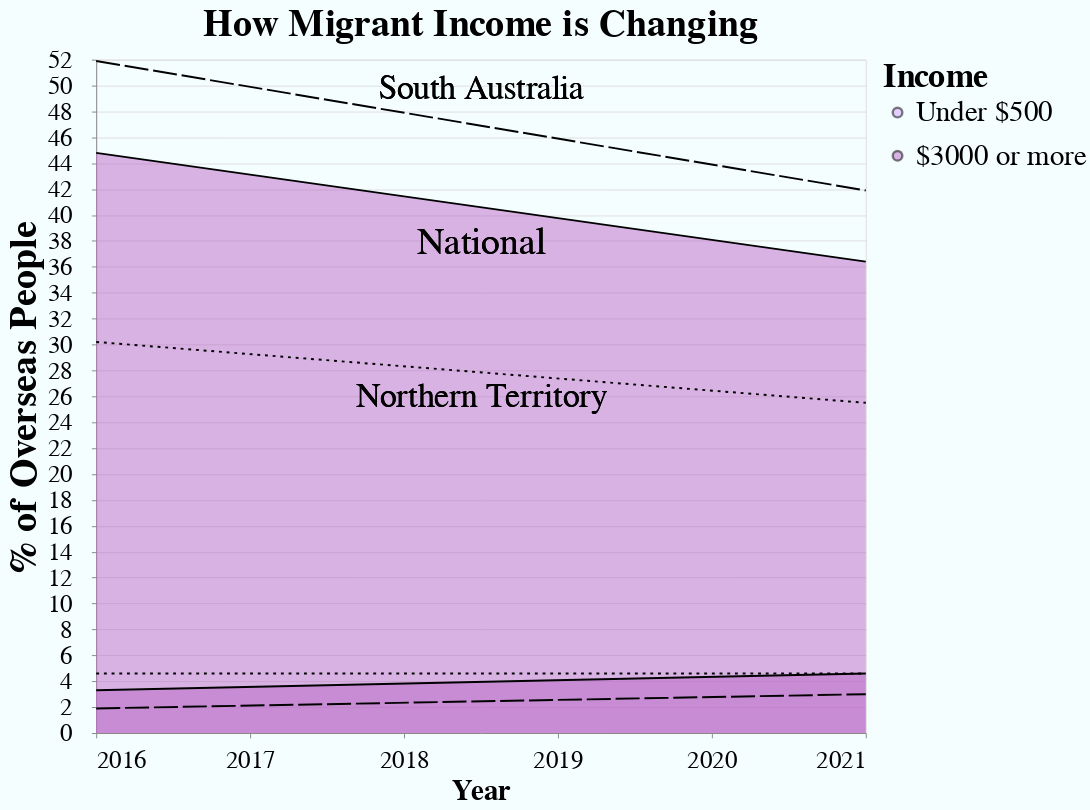

Source (Vega-Lite JSON):
### Vega-Lite specification from a JSON file in a GitHub repository (floating-point values rounded to 4 significant figures)
{"$schema": "https://vega.github.io/schema/vega-lite/v5.json", "title": {"text": "How Migrant Income is Changing", "font": "Dubai", "fontSize": 40}, "background": "#f5feff", "width": 800, "height": 700, "data": {"values": [{"Code": 4, "Label": "South Australia", "Year": 2016, "Under $500 per week": 51.9, "$3000 or more per week (%)": 1.9, "Category": "Under $500"}, {"Code": 4, "Label": "South Australia", "Year": 2021, "Under $500 per week": 41.9, "$3000 or more per week (%)": 3.0, "Category": "Under $500"}, {"Code": 7, "Label": "Northern Territory", "Year": 2016, "Under $500 per week": 30.2, "$3000 or more per week (%)": 4.6, "Category": "Under $500"}, {"Code": 7, "Label": "Northern Territory", "Year": 2021, "Under $500 per week": 25.5, "$3000 or more per week (%)": 4.6, "Category": "Under $500"}, {"Code": 8, "Label": "National", "Year": 2016, "Under $500 per week": 44.8, "$3000 or more per week (%)": 3.3, "Category": "$3000 or more"}, {"Code": 8, "Label": "National", "Year": 2021, "Under $500 per week": 36.4, "$3000 or more per week (%)": 4.6, "Category": "$3000 or more"}]}, "layer": [{"mark": {"type": "area", "opacity": 0.5}, "transform": [{"filter": "datum.Label == 'National'"}], "encoding": {"x": {"field": "Year", "type": "quantitative", "axis": {"title": "Year", "labelFont": "Dubai", "labelFontSize": 26, "titleFont": "Dubai", "titleFontSize": 30, "ticks": true, "tickCount": 4, "labelPadding": 10, "grid": false, "format": "d"}}, "y": {"field": "Under $500 per week", "type": "quantitative", "scale": {"domain": [0, 52]}, "axis": {"title": "% of Overseas People", "labelFont": "Dubai", "labelFontSize": 26, "titleFont": "Dubai", "titleFontSize": 40, "labelPadding": 20}}, "color": {"field": "Category", "scale": {"domain": ["Under $500", "$3000 or more"], "range": ["#CF9FFF", "#BA68C8"]}, "legend": {"title": "Income", "labelFontSize": 30, "titleFontSize": 35, "rowPadding": 15, "titleLimit": 1000, "labelLimit": 1000, "symbolStrokeColor": "black", "symbolStrokeWidth": 2.5}}}}, {"mark": {"type": "line", "stroke": "black", "strokeDash": [3, 5]}, "transform": [{"filter": "datum.Label == 'Northern Territory'"}], "encoding": {"x": {"field": "Year", "type": "quantitative"}, "y": {"field": "Under $500 per week", "type": "quantitative", "scale": {"domain": [0, 52]}}}}, {"mark": {"type": "area", "opacity": 0.5}, "transform": [{"filter": "datum.Label == 'National'"}], "encoding": {"x": {"field": "Year", "type": "quantitative"}, "y": {"field": "$3000 or more per week (%)", "type": "quantitative", "scale": {"domain": [0, 52]}}, "color": {"value": "#BA68C8"}}}, {"mark": {"type": "line", "stroke": "black", "strokeDash": [0, 0]}, "transform": [{"filter": "datum.Label == 'National'"}], "encoding": {"x": {"field": "Year", "type": "quantitative"}, "y": {"field": "Under $500 per week", "type": "quantitative", "scale": {"domain": [0, 52]}}}}, {"mark": {"type": "line", "stroke": "black", "strokeDash": [0, 0]}, "transform": [{"filter": "datum.Label == 'National'"}], "encoding": {"x": {"field": "Year", "type": "quantitative"}, "y": {"field": "$3000 or more per week (%)", "type": "quantitative", "scale": {"domain": [0, 52]}}}}, {"mark": {"type": "line", "stroke": "black", "strokeDash": [25, 5]}, "transform": [{"filter": "datum.Label == 'South Australia'"}], "encoding": {"x": {"field": "Year", "type": "quantitative"}, "y": {"field": "Under $500 per week", "type": "quantitative", "scale": {"domain": [0, 52]}}}}, {"mark": {"type": "line", "stroke": "black", "strokeDash": [25, 5]}, "transform": [{"filter": "datum.Label == 'South Australia'"}], "encoding": {"x": {"field": "Year", "type": "quantitative"}, "y": {"field": "$3000 or more per week (%)", "type": "quantitative", "scale": {"domain": [0, 52]}}}}, {"mark": {"type": "line", "stroke": "black", "strokeDash": [3, 5]}, "transform": [{"filter": "datum.Label == 'Northern Territory'"}], "encoding": {"x": {"field": "Year", "type": "quantitative"}, "y": {"field": "$3000 or more per week (%)", "type": "quantitative", "scale": {"domain": [0, 52]}}}}, {"mark": {"type": "text", "font": "Dubai", "fontSize": 35, "dy": -320}, "transform": [{"filter": "datum.Label == 'South Australia'"}], "encoding": {"text": {"field": "Label"}, "color": {"condition": {"test": "datum.Label == 'South Australia'", "value": "black"}, "value": "black"}}}, {"mark": {"type": "text", "font": "Dubai", "fontSize": 40, "dy": -160}, "transform": [{"filter": "datum.Label == 'National'"}], "encoding": {"text": {"field": "Label"}, "color": {"condition": {"test": "datum.Label == 'National'", "value": "black"}, "value": "black"}}}, {"mark": {"type": "text", "font": "Dubai", "fontSize": 35, "dy": 0}, "transform": [{"filter": "datum.Label == 'Northern Territory'"}], "encoding": {"text": {"field": "Label"}, "color": {"condition": {"test": "datum.Label == 'National'", "value": "black"}, "value": "black"}}}]}
